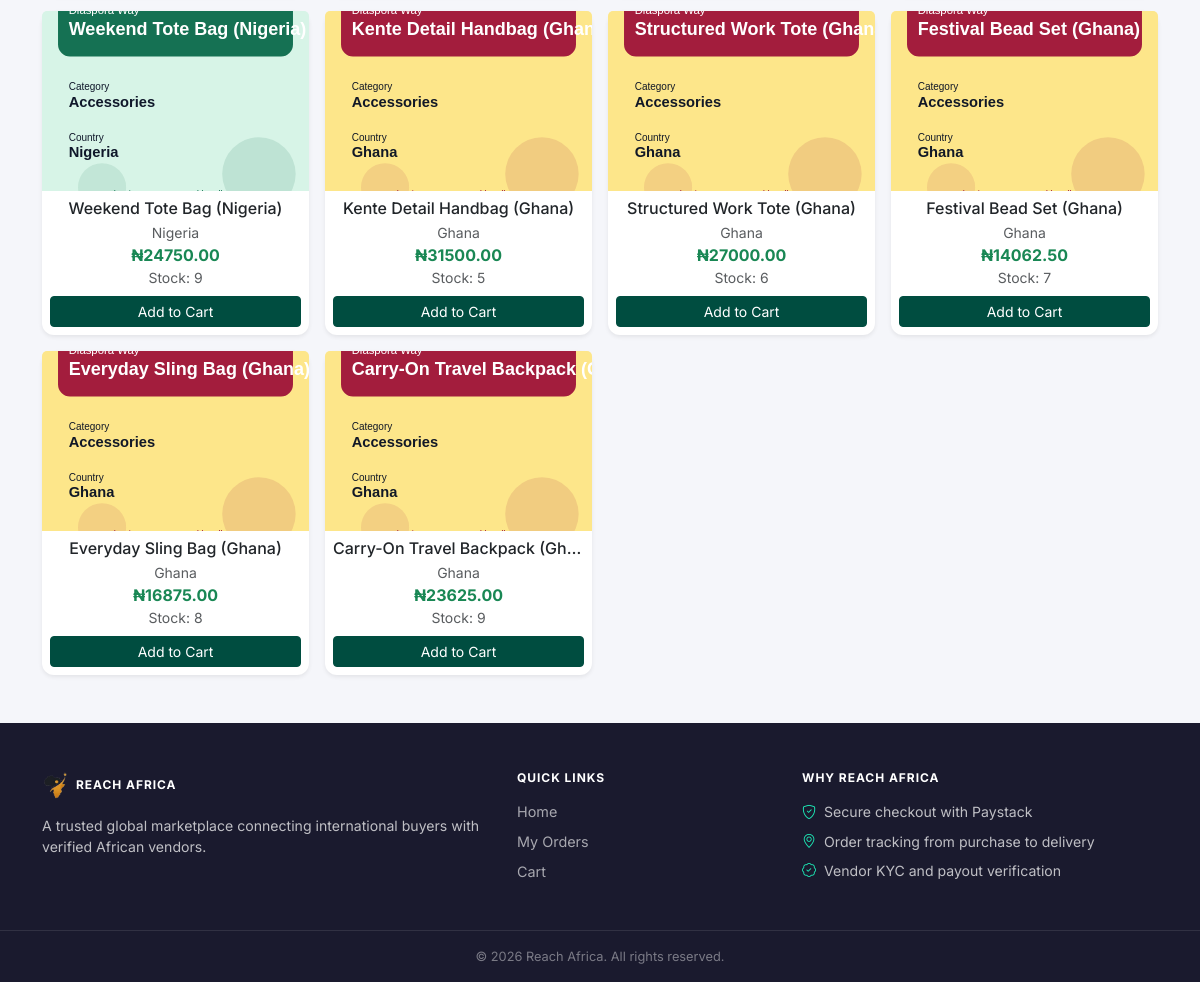
The app's page /vendor/products/ (lower part), older data.
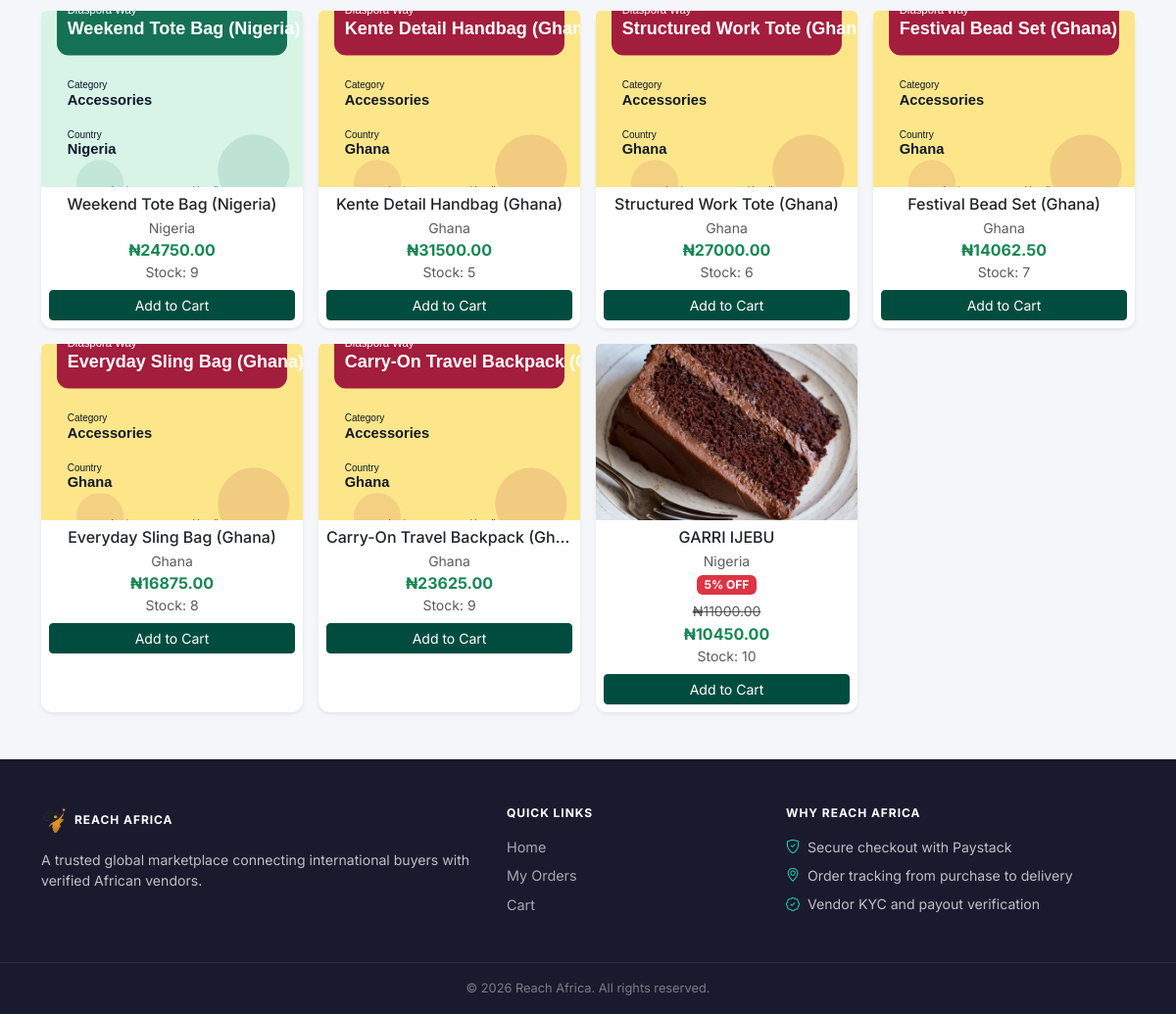
The same page, newer data.
### products/models.py (models this page shows, shortened)
class Product(models.Model):
    class CountryChoices(models.TextChoices):
        NIGERIA = 'NG', 'Nigeria'
        GHANA = 'GH', 'Ghana'
    vendor = models.ForeignKey(settings.AUTH_USER_MODEL, on_delete=models.CASCADE, limit_choices_to={'role': 'vendor'})
    category = models.ForeignKey(Category, on_delete=models.CASCADE)
    country = models.CharField(max_length=2, choices=CountryChoices.choices, default=CountryChoices.NIGERIA)
    name = models.CharField(max_length=255)
    description = models.TextField()
    base_price = models.DecimalField(max_digits=12, decimal_places=2)  # Price vendor receives
    markup_percentage = models.DecimalField(max_digits=5, decimal_places=2, default=10.00)  # Default markup of 10%
    image = models.ImageField(upload_to='products/')
    stock = models.PositiveIntegerField(default=1)
    discount_percentage = models.DecimalField(max_digits=5, decimal_places=2, default=0.00)
    low_stock_threshold = models.PositiveIntegerField(default=5)
    is_active = models.BooleanField(default=True)
    created_at = models.DateTimeField(auto_now_add=True)
    is_promoted = models.BooleanField(default=False)
    promotion_expires_at = models.DateTimeField(null=True, blank=True)
    @property
    def selling_price(self):
        markup_amount = (self.base_price * self.markup_percentage) / 100
        return self.base_price + markup_amount
    @property
    def discounted_price(self):
        if self.discount_percentage and self.discount_percentage > 0:
            discount_amount = (self.selling_price * self.discount_percentage) / 100
            return self.selling_price - discount_amount
        return self.selling_price

### products/views.py (the view)
# urls.py: path('products/', views.product_list, name='product_list'),
def product_list(request):
    country = request.GET.get('country')
    products = Product.objects.filter(is_active=True)
    if country in [Product.CountryChoices.NIGERIA, Product.CountryChoices.GHANA]:
        products = products.filter(country=country)
    exchange_rate = 1800
    return render(
        request,
        'products/product_list.html',
        {
            'products': products,
            'rate': exchange_rate,
            'selected_country': country,
        },
    )

### core/context_processors.py (called while the page is built)
def currency_processor(request):
    currency = request.session.get('currency', 'NGN')
    if currency not in settings.CURRENCIES:
        currency = 'NGN'
    rate = settings.EXCHANGE_RATES.get(currency, 1.0)
    selected_currency = {
        'code': currency,
        **settings.CURRENCIES[currency],
    }
    currencies = [
        {'code': code, **details}
        for code, details in settings.CURRENCIES.items()
    ]
    return {
        'CURRENCY_CODE': currency,
        'CURRENCY_SYMBOL': selected_currency['symbol'],
        'CURRENCY_RATE': rate,
        'selected_currency': selected_currency,
        'currencies': currencies,
        'CURRENCY': selected_currency,
    }

### products/templatetags/currency_tags.py (called while the page is built)
@register.filter
def multiply(value, arg):
    try:
        return float(value) * float(arg)
    except (ValueError, TypeError):
        return value

### users/context_processors.py (called while the page is built)
def notification_count(request):
    if request.user.is_authenticated:
        count = Notification.objects.filter(user=request.user, is_read=False).count()
        return {'unread_notifications_count': count}
    return {'unread_notifications_count': 0}

### templates/products/product_list.html (shortened to what this page needs)
{% extends 'base.html' %}
{% load currency_tags %}
{% block content %}
<div class="row g-3">
    {% for product in products %}
    <div class="col-6 col-md-4 col-lg-3">
        <div class="card h-100 shadow-sm border-0">
            <img src="{{ product.image.url }}" class="card-img-top" alt="{{ product.name }}" style="height: 180px; object-fit: cover;">
            <div class="card-body p-2 text-center">
                <h6 class="card-title mb-1 text-truncate">{{ product.name }}</h6>
                <small class="text-muted d-block">{{ product.get_country_display }}</small>
                {% if product.discount_percentage > 0 %}
                <span class="badge bg-danger mb-1">{{ product.discount_percentage|floatformat:0 }}% OFF</span>
                <p class="text-muted mb-0"><small><s>{{ CURRENCY_SYMBOL }}{{ product.selling_price|multiply:CURRENCY_RATE|floatformat:2 }}</s></small></p>
                {% endif %}
                <p class="text-success fw-bold mb-0">
                    {{ CURRENCY_SYMBOL }}{{ product.discounted_price|multiply:CURRENCY_RATE|floatformat:2 }}
                </p>
                <small class="text-muted d-block">Stock: {{ product.stock }}</small>
                <form action="{% url 'cart_add' product.id %}" method="post" class="mt-2">
                    <button type="submit" class="btn btn-sm btn-primary w-100">Add to Cart</button>
                </form>
            </div>
        </div>
    </div>
    {% empty %}
    <div class="col-12"><div class="alert alert-light border">No products available.</div></div>
    {% endfor %}
</div>
{% endblock %}

Row changes from the older to the newer data that the page shows:
added Product: image (picture), name "GARRI IJEBU", country "Nigeria", discount_percentage "5", CURRENCY_SYMBOL "₦", selling_price|multiply "11000.00", discounted_price|multiply "10450.00", stock "10"
